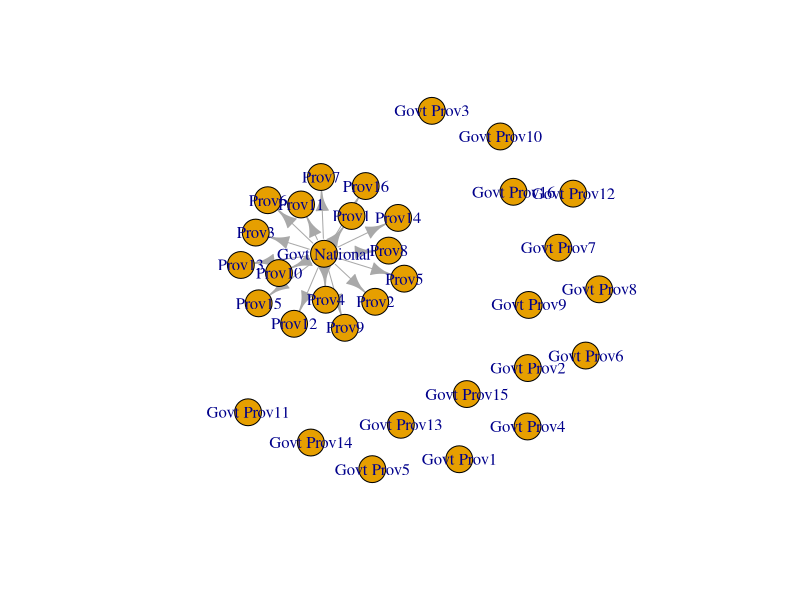
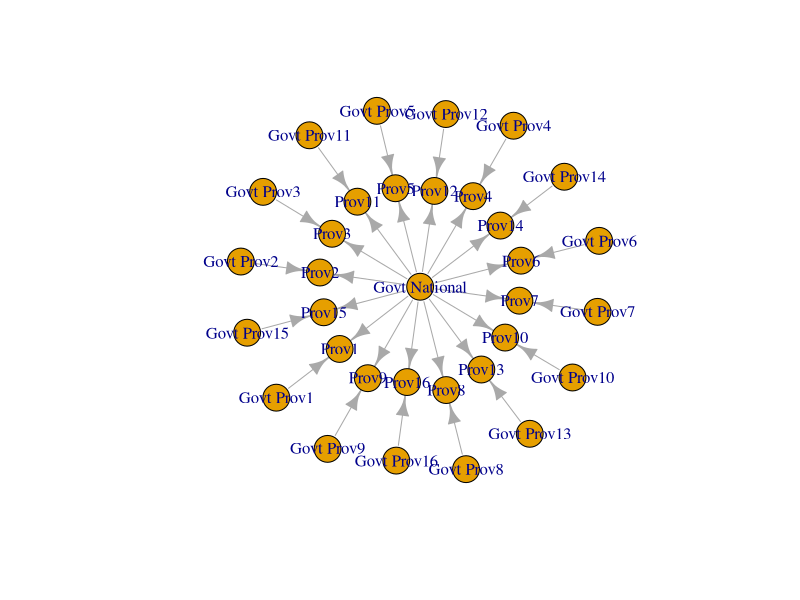
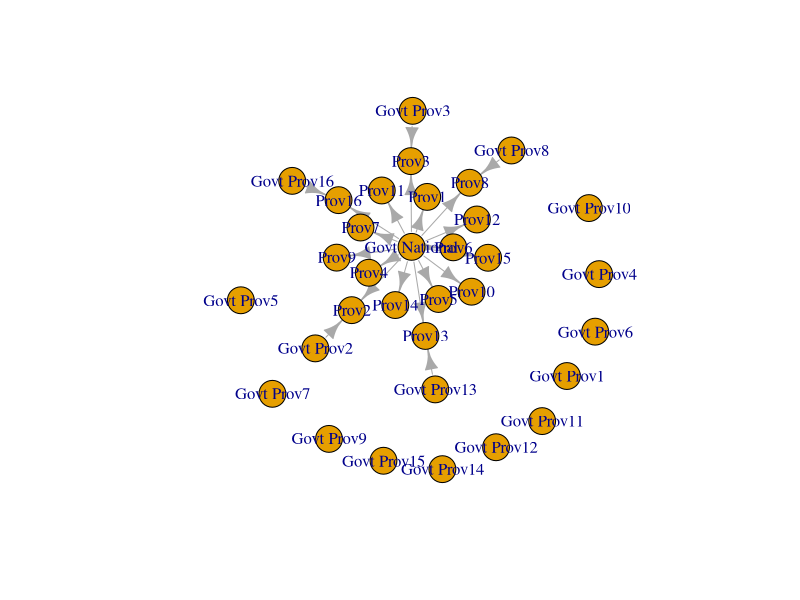
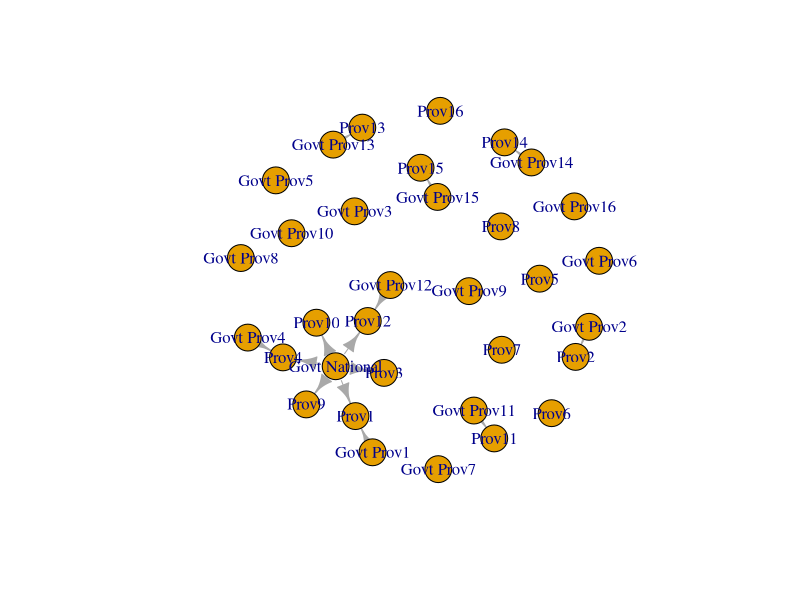
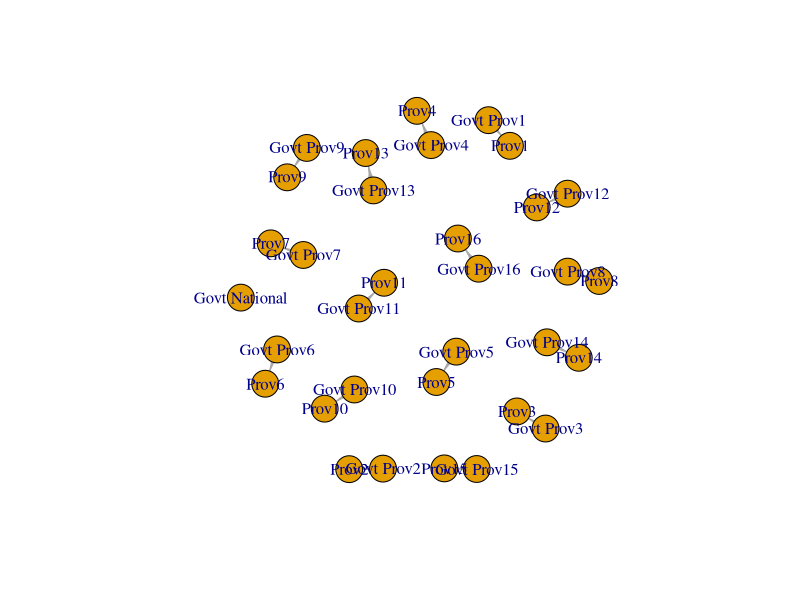
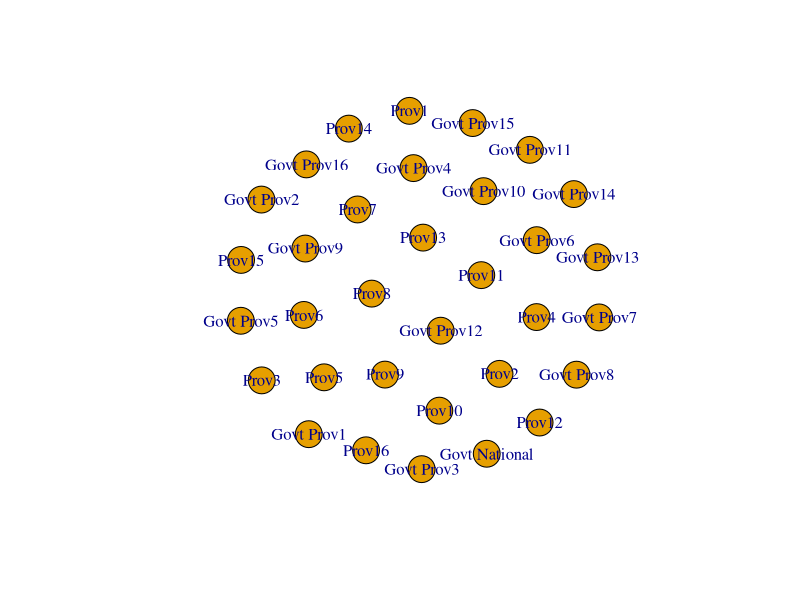

Source code (R) for these figures, in order:

## The following R code provides
# some illustrative examples of a proposed measure of 'centralization' of government policies
# where 'centralization' is conceptualized as the degree to which the national government has
# sole control over policy making in a country
# By: Cindy Cheng

## The proposed measure accounts for the following issues:
# issue 0: must account for subnational cases
# issue 1:  must account for cases when there is a national level policy that covers all subnational regions
# issue 2 : must account for cases when there is a national level policy that targets some subnational regions
# issue 3: must account for cases over time

# ------------------------
# Load libraries
# ------------------------
library(igraph)


# ------------------------
# create archetypal/illustrative network graph
# ------------------------
# In this example there are:
  # 1 national government
  # 16 provincial governments
  # 16 geographical provinces

# create nodes for geographical provinces
provs = paste0('Prov', 1:16)
nodes = data.frame(c('Govt National', paste0('Govt Prov', 1:16), provs ))

# create edges between nat/prov governments and geographical provinces
natGov = data.frame(gov = 'Govt National', provs)
provGov = data.frame(gov = paste0('Govt Prov', 1:16), provs)
edges = rbind(natGov, provGov)

edges

nodes
## create illustrative examples for cases where...

# the only policy that exists is at the national level which applies to all provinces; there are no provincial level policies
edges$link1 = c(rep(1, 16), rep(0, 16))

# there is both a national level policy that applies to all provinces and a provincial level policy for each respective province
edges$link2 = c(rep(1, 32))

# there is a national level policy that applies to all provinces and provincial level policies for some provinces
edges$link3 = c(rep(1, 16), sample(c(0,1), 16, replace = TRUE))

# there is a national level policiy that applies to some provinces and a provincial level policy that applies to some provinces
edges$link4 = sample(c(0,1), 32, replace = TRUE)

# there is no national level policy and a provincial level policy that applies for each respective provinces
edges$link5 = c(rep(0, 16), rep(1, 16))


# there is no policy
edges$link6 = c(rep(0, 32))

 
network1 = graph_from_data_frame(edges[which(edges$link1 ==1),], nodes, directed = TRUE)      
network2 = graph_from_data_frame(edges[which(edges$link2 ==1),], nodes, directed = TRUE)     
network3 = graph_from_data_frame(edges[which(edges$link3 ==1),], nodes, directed = TRUE)     
network4 = graph_from_data_frame(edges[which(edges$link4 ==1),], nodes, directed = TRUE)     
network5 = graph_from_data_frame(edges[which(edges$link5 ==1),], nodes, directed = TRUE)     

network6 = graph_from_data_frame(edges[which(edges$link6 ==1),], nodes, directed = TRUE)     


plot(network1)
plot(network2)
plot(network3)
plot(network4)
plot(network5)
plot(network6)

# First Proposed Measure: 
# estimate the degree centrality of each respective illustrative network
  # the proposed measure would use network1 as the baseline measure for the highest degree of centralization 
  # and all other networks would be judged relative to this baseline
  # This measure would thus range from 0 to 1, where 0 is no centralization and 1 is full centralization
  # e.g. centr_degree(network1, mode = 'all')$centralization/centr_degree(network1, mode = 'all')$centralization == 1; this would be the 'most centralized' degree of policymaking
  # centr_degree(network5, mode = 'all')$centralization/centr_degree(network1, mode = 'all')$centralization ; this would be relatively 'decentralized' state of policymaking

centr_degree(network1, mode = 'all')
centr_degree(network2, mode = 'all')
centr_degree(network3, mode = 'all')
centr_degree(network4, mode = 'all')
centr_degree(network5, mode = 'all')

centr_degree(network6, mode = 'all')$centralization

# Second Proposed Measure: 
# estiamte the subgraph centrality of each node
  # the proposed measure would use the subgraph centrality of the national government as the baseline
  # where the subgraph centrality of the national government in network1 would be the the baseline measure for the highest degree of centralization 
  # and all other networks would be judged relative to this baseline
  # This measure would thus range from 0 to 1, where 0 is no centralization and 1 is full centralization
  # e.g. subgraph_centrality(network1)[1]/subgraph_centrality(network1)[1] == 1; this would be the 'most' centralized' degree of policymaking
  # subgraph_centrality(network1)[5]/subgraph_centrality(network1)[1] ; this would be relatively 'decentralized' state of policymaking
subgraph_centrality(network1)
subgraph_centrality(network2)
subgraph_centrality(network3)
subgraph_centrality(network4)
subgraph_centrality(network6)[1]
 


